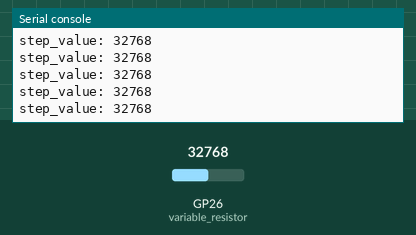
Bench run of a program on a simulated Raspberry Pi Pico running MicroPython. Shown: the last lines printed to the serial console. Inputs (shaded band) come from the test bench; at power-on: GP26 (variable_resistor) = 32768 (analog values on the 0–65535 scale).

Above: at 1.2 s.
1.3 s: GP26 (variable_resistor) set to 45874
At 1.56 s:
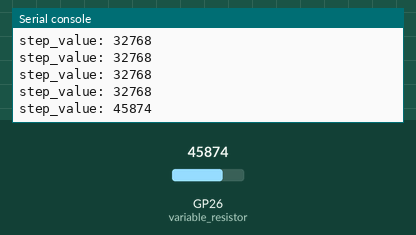
2.8 s: GP26 (variable_resistor) set to 57670
At 2.96 s:
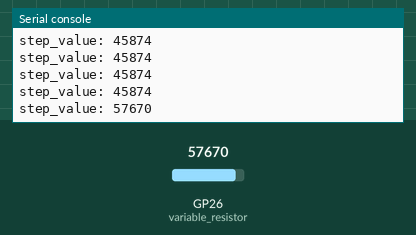
Timing chart, 0 to 5.8 s (numbered marks = the images above; inputs shaded):
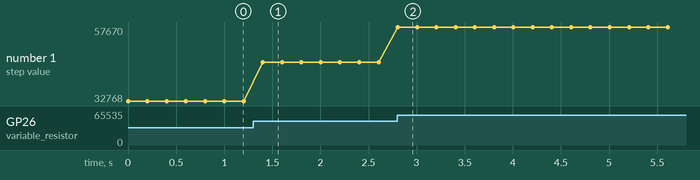

The program:

Variable_Resistor_Analog.py
```python
import machine
from machine import ADC
import time

variable_resistor = ADC(0)

while True:
    adc_value = variable_resistor.read_u16()
    print('step_value:',adc_value)
    time.sleep(0.2)
```

Measured:
- after the input at 1.3 s, the serial console: prints a new line after 0.10 s (image 1)
- after the input at 2.8 s, the serial console: prints a new line at once (image 2)
- plotted number 1: 32768 → 45874 after the input at 1.3 s, 45874 → 57670 after the input at 2.8 s
